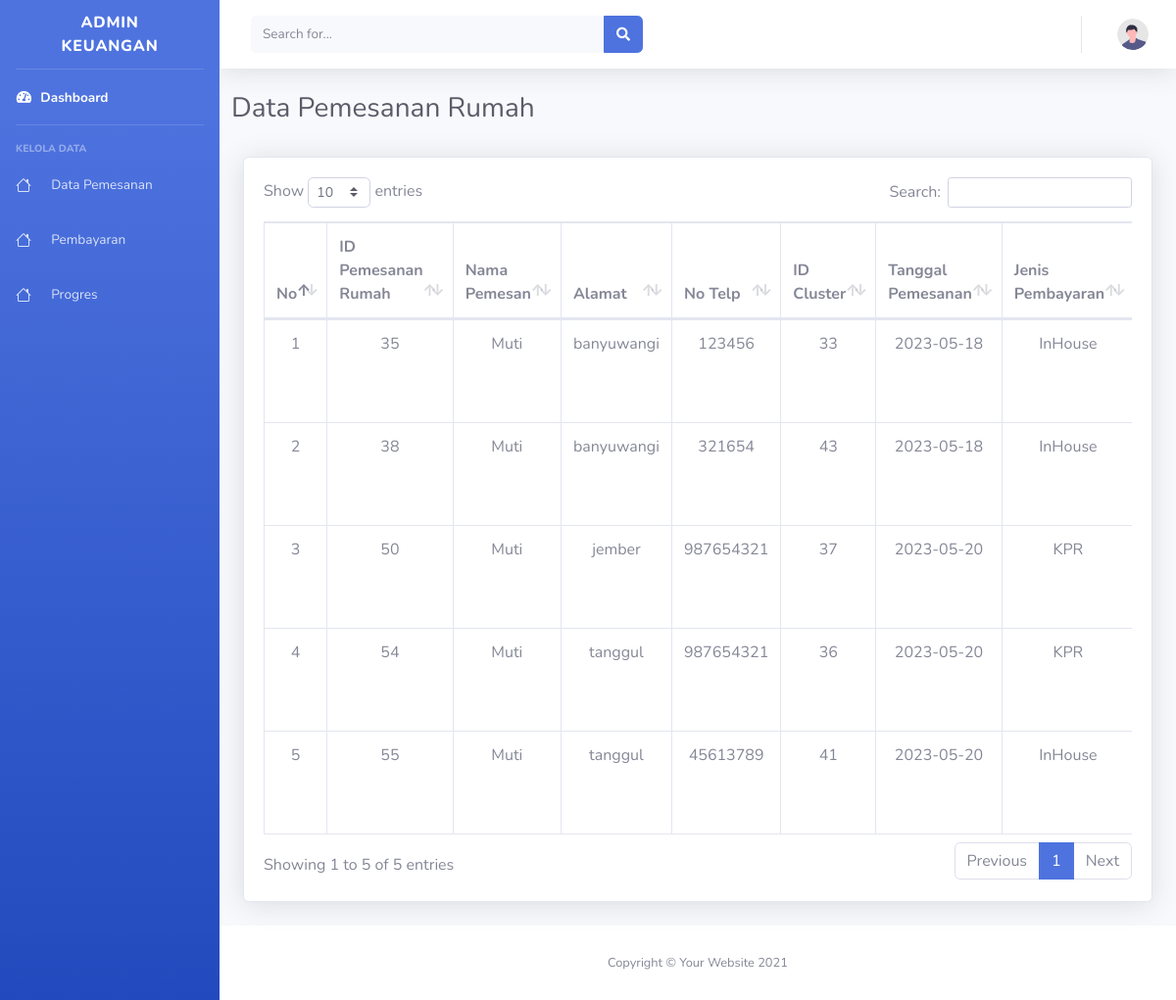
Screenshot of /admin/list-pemesanan.php with the database file from the repository.
### tables this page shows
CREATE TABLE `pemesanan_rumah` (
  `id_pemesanan_rumah` int(11) NOT NULL,
  `nama_pemesan` varchar(100) NOT NULL,
  `alamat` varchar(100) NOT NULL,
  `no_telp_pemesan` varchar(15) NOT NULL,
  `id_cluster` int(11) NOT NULL,
  `tgl_pemesanan` date NOT NULL,
  `fotocopy_ktp` varchar(100) NOT NULL,
  `jenis_pembayaran` varchar(100) NOT NULL,
  `jml_cicilan_dp` int(100) NOT NULL,
  `jml_cicilan_inhouse` int(100) NOT NULL,
  `id_user` int(11) NOT NULL
);

### admin/list-pemesanan.php (the view, shortened to what this page needs)
<?php
require('../koneksi.php');
?>
<!DOCTYPE html>
<html lang="en">
<head>
    <link href="vendor/fontawesome-free/css/all.min.css" rel="stylesheet" type="text/css">
    <link href="css/sb-admin-2.min.css" rel="stylesheet">
    <link href="vendor/datatables/dataTables.bootstrap4.min.css" rel="stylesheet">
</head>
<body id="page-top">
    <div id="wrapper">
        <ul class="navbar-nav bg-gradient-primary sidebar sidebar-dark accordion" id="accordionSidebar">
            <a class="sidebar-brand d-flex align-items-center justify-content-center" href="index.php">
                <div class="sidebar-brand-text mx-3">Admin Keuangan</div>
            </a>
            <hr class="sidebar-divider my-0">
            <li class="nav-item active">
                <a class="nav-link" href="index-keuangan.php">
                    <i class="fas fa-fw fa-tachometer-alt"></i>
                    <span>Dashboard</span></a>
            </li>
            <hr class="sidebar-divider">
            <div class="sidebar-heading">
                Kelola Data
            </div>
            <li class="nav-item">
                <a class="nav-link" href="list-pemesanan.php">
                <span class="ml-3">Data Pemesanan</span></a>
            </li>
            <li class="nav-item">
                <a class="nav-link" href="pembayaran.php">
                <span class="ml-3">Pembayaran</span></a>
            </li>
            <li class="nav-item">
                <a class="nav-link" href="progres.php">
                <span class="ml-3">Progres</span></a>
        </ul>
        <div id="content-wrapper" class="d-flex flex-column">
            <div id="content">
                <nav class="navbar navbar-expand navbar-light bg-white topbar mb-4 static-top shadow">
                    <form class="d-none d-sm-inline-block form-inline mr-auto ml-md-3 my-2 my-md-0 mw-100 navbar-search">
                        <div class="input-group">
                            <input type="text" class="form-control bg-light border-0 small" placeholder="Search for..." aria-label="Search" aria-describedby="basic-addon2">
                            <div class="input-group-append">
                                <button class="btn btn-primary" type="button">
                                    <i class="fas fa-search fa-sm"></i>
                                </button>
                            </div>
                        </div>
                    </form>
                    <ul class="navbar-nav ml-auto">
                        <li class="nav-item dropdown no-arrow">
                            <a class="nav-link dropdown-toggle" href="#" id="userDropdown" role="button" data-toggle="dropdown" aria-haspopup="true" aria-expanded="false">
                                <img class="img-profile rounded-circle" src="img/undraw_profile.svg">
                            </a>
                        </li>
                    </ul>
                </nav>
                <div class="container-fluid">
                    <div class="row">
                        <h1 class="h3 mb-2 text-gray-800">Data Pemesanan Rumah</h1>
                    </div>
                    <div class="card shadow mb-4 mt-4">
                        <div class="card-body">
                            <div class="table-responsive">
                                <table class="table table-bordered" id="dataTable" width="100%" cellspacing="0">
                                    <thead>
                                        <tr>
                                            <th>No</th>
                                            <th>ID Pemesanan Rumah</th>
                                            <th>Nama Pemesan</th>
                                            <th>Alamat</th>
                                            <th>No Telp</th>
                                            <th>ID Cluster</th>
                                            <th>Tanggal Pemesanan</th>
                                            <th>Jenis Pembayaran</th>
                                        </tr>
                                    </thead>
                                    <tbody>
                                        <?php
                                        $query = "SELECT pemesanan_rumah.id_pemesanan_rumah, pemesanan_rumah.nama_pemesan, pemesanan_rumah.alamat, pemesanan_rumah.no_telp_pemesan, pemesanan_rumah.id_cluster, pemesanan_rumah.tgl_pemesanan, pemesanan_rumah.fotocopy_ktp, pemesanan_rumah.jenis_pembayaran FROM pemesanan_rumah ORDER BY id_pemesanan_rumah ASC";
                                        $result = mysqli_query($koneksi, $query);
                                        $no = 1;
                                        while ($row = mysqli_fetch_array($result)) {
                                            $id_pemesanan_rumah = $row['id_pemesanan_rumah'];
                                            $nama_pemesan = $row['nama_pemesan'];
                                            $alamat = $row['alamat'];
                                            $no_telp_pemesan = $row['no_telp_pemesan'];
                                            $id_cluster = $row['id_cluster'];
                                            $tgl_pemesanan = $row['tgl_pemesanan'];
                                            $jenis_pembayaran = $row['jenis_pembayaran'];
                                        ?>
                                            <tr class="text-center">
                                                <td><?php echo $no++ ?></td>
                                                <td><?php echo $id_pemesanan_rumah; ?></td>
                                                <td><?php echo $nama_pemesan; ?></td>
                                                <td><?php echo $alamat; ?></td>
                                                <td><?php echo $no_telp_pemesan; ?></td>
                                                <td><?php echo $id_cluster; ?></td>
                                                <td><?php echo $tgl_pemesanan; ?></td>
                                                <td><?php echo $jenis_pembayaran; ?></td>
                                            </tr>
                                        <?php
                                        }
                                        ?>
                                    </tbody>
                                </table>
                            </div>
                        </div>
                    </div>
                </div>
            </div>
            <footer class="sticky-footer bg-white">
                <div class="container my-auto">
                    <div class="copyright text-center my-auto">
                        <span>Copyright &copy; Your Website 2021</span>
                    </div>
                </div>
            </footer>
        </div>
    </div>
</body>
</html>

### rows the page displays
pemesanan_rumah: id_pemesanan_rumah "35", nama_pemesan "Muti", alamat "banyuwangi", no_telp_pemesan "123456", id_cluster "33", tgl_pemesanan "2023-05-18", jenis_pembayaran "InHouse"
pemesanan_rumah: id_pemesanan_rumah "38", nama_pemesan "Muti", alamat "banyuwangi", no_telp_pemesan "321654", id_cluster "43", tgl_pemesanan "2023-05-18", jenis_pembayaran "InHouse"
pemesanan_rumah: id_pemesanan_rumah "50", nama_pemesan "Muti", alamat "jember", no_telp_pemesan "987654321", id_cluster "37", tgl_pemesanan "2023-05-20", jenis_pembayaran "KPR"
pemesanan_rumah: id_pemesanan_rumah "54", nama_pemesan "Muti", alamat "tanggul", no_telp_pemesan "987654321", id_cluster "36", tgl_pemesanan "2023-05-20", jenis_pembayaran "KPR"
pemesanan_rumah: id_pemesanan_rumah "55", nama_pemesan "Muti", alamat "tanggul", no_telp_pemesan "45613789", id_cluster "41", tgl_pemesanan "2023-05-20", jenis_pembayaran "InHouse"
